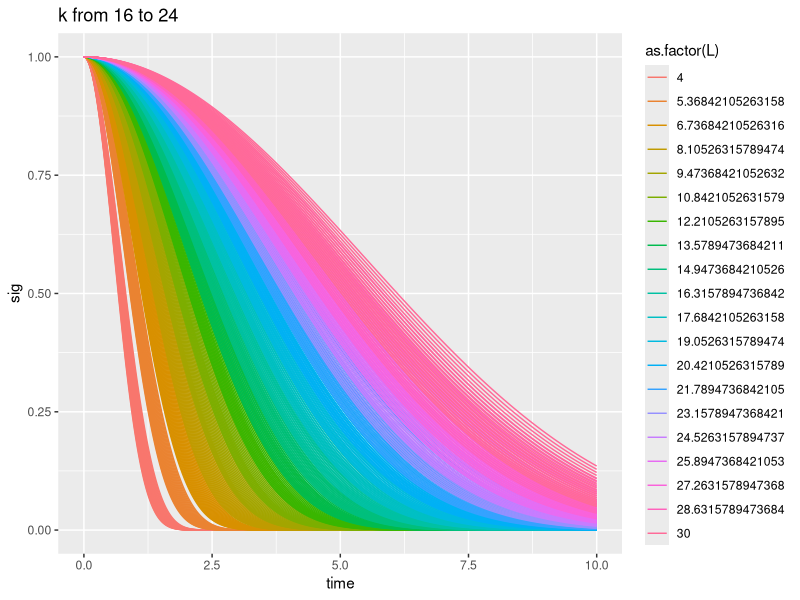
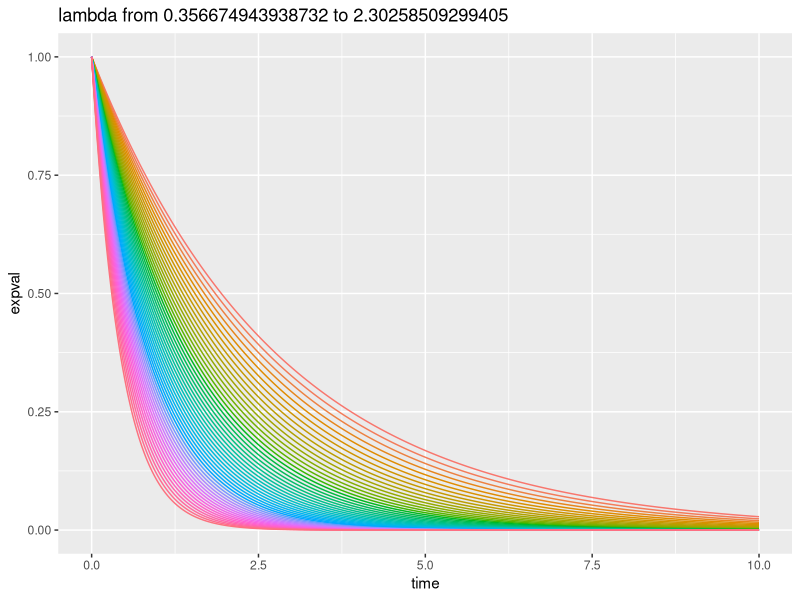
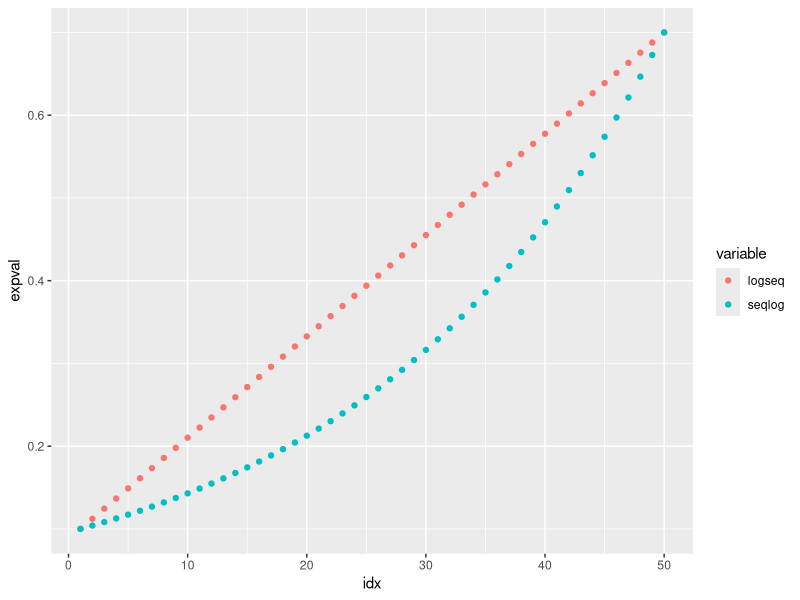

These figures' R source, in order:
###############################################################################################################
## compare_loss_functions.r
## Amelia Bertozzi-Villa
## September 2019
## 
## Explore prior values on loss functions-- k from 16 to 18 leaves gaps in function space, fill in by 
## expanding prior to 24.
##############################################################################################################


library(data.table)
library(ggplot2)

rm(list=ls())

sigmoid<-function(t,k,L){
  v<-exp(k-k/(1-(t/L)^2))
  v[t>=L]<-0
  return(v)	
}

n_param_samples <- 20
k <- seq(16, 24, length.out = n_param_samples)
L <- seq(4, 30, length.out = n_param_samples)

samples <- data.table(expand.grid(k, L))
names(samples) <- c("k", "L")

all_sigs <- rbindlist(lapply(1:nrow(samples), function(idx){
  time_points=seq(0,10,.01)
  this_sigmoid <- data.table(id=idx,
    time=time_points,
    k=samples$k[idx],
    L=samples$L[idx],
    sig=sigmoid(time_points, samples$k[idx], samples$L[idx]))
  return(this_sigmoid)
}))


ggplot(all_sigs, aes(x=time, y=sig))  +
  geom_line(aes(color=as.factor(L), group=as.factor(id))) +
  labs(title=paste("k from", min(k), "to", max(k)))



# perhaps not identifiable, try simple exponential instead:
n_param_samples <- 50
lambda <- -log(seq(0.1, 0.7, length.out = n_param_samples))

all_exp <- rbindlist(lapply(1:length(lambda), function(idx){
  time_points=seq(0,10,.01)
  this_lambda <- lambda[idx]
  this_exp <- data.table(id=idx,
                             time=time_points,
                             lambda=this_lambda,
                             expval=exp(-this_lambda*time_points))
  return(this_exp)
}))

ggplot(all_exp, aes(x=time, y=expval))  +
  geom_line(aes(color=as.factor(lambda))) +
  theme(legend.position = "none") + 
  labs(title=paste("lambda from", min(lambda), "to", max(lambda)))

compare <- data.table(idx=1:n_param_samples,
                      logseq = -log(seq(0.1, 0.7, length.out = n_param_samples)),
                      seqlog = seq(-log(0.1), -log(0.7), length.out = n_param_samples))
compare <- melt(compare, id.vars = "idx")
compare[, expval:=exp(-value)]


ggplot(compare, aes(x=idx, y=expval)) +
  geom_point(aes(color=variable))
